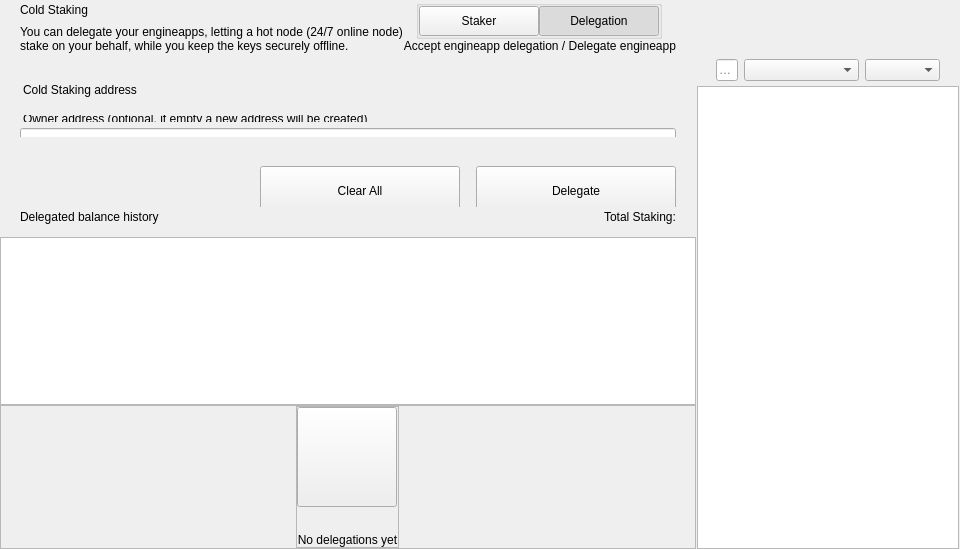
<?xml version="1.0" encoding="UTF-8"?>
<ui version="4.0">
 <class>ColdStakingWidget</class>
 <widget class="QWidget" name="ColdStakingWidget">
  <property name="geometry">
   <rect>
    <x>0</x>
    <y>0</y>
    <width>629</width>
    <height>549</height>
   </rect>
  </property>
  <property name="windowTitle">
   <string notr="true">N/A</string>
  </property>
  <layout class="QHBoxLayout" name="horizontalLayout_1" stretch="2,1">
   <property name="spacing">
    <number>0</number>
   </property>
   <property name="leftMargin">
    <number>0</number>
   </property>
   <property name="topMargin">
    <number>0</number>
   </property>
   <property name="rightMargin">
    <number>0</number>
   </property>
   <property name="bottomMargin">
    <number>0</number>
   </property>
   <item>
    <widget class="QWidget" name="left" native="true">
     <layout class="QVBoxLayout" name="verticalLayout_3">
      <property name="leftMargin">
       <number>0</number>
      </property>
      <property name="topMargin">
       <number>0</number>
      </property>
      <property name="rightMargin">
       <number>0</number>
      </property>
      <property name="bottomMargin">
       <number>0</number>
      </property>
      <item>
       <layout class="QVBoxLayout" name="verticalLayout_2">
        <property name="spacing">
         <number>0</number>
        </property>
        <item>
         <layout class="QVBoxLayout" name="verticalLayoutTop">
          <property name="spacing">
           <number>0</number>
          </property>
          <property name="leftMargin">
           <number>0</number>
          </property>
          <property name="rightMargin">
           <number>0</number>
          </property>
          <item>
           <widget class="QWidget" name="containerTitle" native="true">
            <property name="sizePolicy">
             <sizepolicy hsizetype="Preferred" vsizetype="Minimum">
              <horstretch>0</horstretch>
              <verstretch>0</verstretch>
             </sizepolicy>
            </property>
            <property name="maximumSize">
             <size>
              <width>16777215</width>
              <height>100</height>
             </size>
            </property>
            <layout class="QHBoxLayout" name="containerTitleLayout">
             <property name="spacing">
              <number>0</number>
             </property>
             <property name="leftMargin">
              <number>20</number>
             </property>
             <property name="topMargin">
              <number>0</number>
             </property>
             <property name="rightMargin">
              <number>20</number>
             </property>
             <property name="bottomMargin">
              <number>0</number>
             </property>
             <item>
              <layout class="QVBoxLayout" name="verticalLayout11">
               <property name="spacing">
                <number>5</number>
               </property>
               <item>
                <widget class="QLabel" name="labelTitle">
                 <property name="text">
                  <string>Cold Staking</string>
                 </property>
                </widget>
               </item>
               <item>
                <widget class="QLabel" name="labelSubtitle1">
                 <property name="maximumSize">
                  <size>
                   <width>16777215</width>
                   <height>16777215</height>
                  </size>
                 </property>
                 <property name="text">
                  <string>You can delegate your engineapps, letting a hot node (24/7 online node)
stake on your behalf, while you keep the keys securely offline.</string>
                 </property>
                </widget>
               </item>
              </layout>
             </item>
             <item>
              <spacer name="horizontalSpacer">
               <property name="orientation">
                <enum>Qt::Horizontal</enum>
               </property>
               <property name="sizeHint" stdset="0">
                <size>
                 <width>40</width>
                 <height>20</height>
                </size>
               </property>
              </spacer>
             </item>
             <item>
              <widget class="QWidget" name="containerViewPrivacyChecks" native="true">
               <layout class="QVBoxLayout" name="containerPrivacyChecks">
                <property name="spacing">
                 <number>0</number>
                </property>
                <property name="leftMargin">
                 <number>0</number>
                </property>
                <property name="topMargin">
                 <number>0</number>
                </property>
                <property name="rightMargin">
                 <number>0</number>
                </property>
                <property name="bottomMargin">
                 <number>0</number>
                </property>
                <item alignment="Qt::AlignHCenter|Qt::AlignVCenter">
                 <widget class="QGroupBox" name="groupBox">
                  <property name="title">
                   <string/>
                  </property>
                  <layout class="QHBoxLayout" name="horizontalLayout_2_1">
                   <property name="spacing">
                    <number>0</number>
                   </property>
                   <property name="leftMargin">
                    <number>0</number>
                   </property>
                   <property name="topMargin">
                    <number>0</number>
                   </property>
                   <property name="rightMargin">
                    <number>0</number>
                   </property>
                   <property name="bottomMargin">
                    <number>0</number>
                   </property>
                   <item>
                    <widget class="QPushButton" name="pushLeft">
                     <property name="minimumSize">
                      <size>
                       <width>120</width>
                       <height>30</height>
                      </size>
                     </property>
                     <property name="maximumSize">
                      <size>
                       <width>120</width>
                       <height>30</height>
                      </size>
                     </property>
                     <property name="focusPolicy">
                      <enum>Qt::NoFocus</enum>
                     </property>
                     <property name="text">
                      <string>Staker</string>
                     </property>
                     <property name="checkable">
                      <bool>true</bool>
                     </property>
                     <property name="autoExclusive">
                      <bool>true</bool>
                     </property>
                    </widget>
                   </item>
                   <item>
                    <widget class="QPushButton" name="pushRight">
                     <property name="minimumSize">
                      <size>
                       <width>120</width>
                       <height>30</height>
                      </size>
                     </property>
                     <property name="maximumSize">
                      <size>
                       <width>120</width>
                       <height>30</height>
                      </size>
                     </property>
                     <property name="focusPolicy">
                      <enum>Qt::NoFocus</enum>
                     </property>
                     <property name="text">
                      <string>Delegation</string>
                     </property>
                     <property name="checkable">
                      <bool>true</bool>
                     </property>
                     <property name="checked">
                      <bool>true</bool>
                     </property>
                     <property name="autoExclusive">
                      <bool>true</bool>
                     </property>
                    </widget>
                   </item>
                  </layout>
                 </widget>
                </item>
                <item alignment="Qt::AlignTop">
                 <widget class="QLabel" name="labelSubtitle2">
                  <property name="text">
                   <string>Accept engineapp delegation / Delegate engineapp</string>
                  </property>
                  <property name="alignment">
                   <set>Qt::AlignRight|Qt::AlignTrailing|Qt::AlignVCenter</set>
                  </property>
                 </widget>
                </item>
               </layout>
              </widget>
             </item>
            </layout>
           </widget>
          </item>
          <item>
           <spacer name="verticalSpacer_2">
            <property name="orientation">
             <enum>Qt::Vertical</enum>
            </property>
            <property name="sizeType">
             <enum>QSizePolicy::Fixed</enum>
            </property>
            <property name="sizeHint" stdset="0">
             <size>
              <width>20</width>
              <height>30</height>
             </size>
            </property>
           </spacer>
          </item>
          <item>
           <widget class="QWidget" name="containerSend" native="true">
            <property name="minimumSize">
             <size>
              <width>0</width>
              <height>50</height>
             </size>
            </property>
            <layout class="QVBoxLayout" name="containerSendRow">
             <property name="spacing">
              <number>6</number>
             </property>
             <property name="leftMargin">
              <number>0</number>
             </property>
             <property name="topMargin">
              <number>0</number>
             </property>
             <property name="rightMargin">
              <number>0</number>
             </property>
             <property name="bottomMargin">
              <number>0</number>
             </property>
             <item>
              <widget class="QLabel" name="labelEditTitle">
               <property name="maximumSize">
                <size>
                 <width>16777215</width>
                 <height>30</height>
                </size>
               </property>
               <property name="styleSheet">
                <string notr="true">padding-left:20px; padding-bottom:3px;</string>
               </property>
               <property name="text">
                <string>Cold Staking address</string>
               </property>
              </widget>
             </item>
             <item>
              <spacer name="verticalSpacer_6">
               <property name="orientation">
                <enum>Qt::Vertical</enum>
               </property>
               <property name="sizeType">
                <enum>QSizePolicy::Fixed</enum>
               </property>
               <property name="sizeHint" stdset="0">
                <size>
                 <width>20</width>
                 <height>9</height>
                </size>
               </property>
              </spacer>
             </item>
             <item>
              <widget class="QWidget" name="containerOwner" native="true">
               <layout class="QVBoxLayout" name="vContainerOwner">
                <property name="spacing">
                 <number>4</number>
                </property>
                <property name="leftMargin">
                 <number>20</number>
                </property>
                <property name="topMargin">
                 <number>0</number>
                </property>
                <property name="rightMargin">
                 <number>20</number>
                </property>
                <property name="bottomMargin">
                 <number>0</number>
                </property>
                <item>
                 <widget class="QLabel" name="labelSubtitleDescription">
                  <property name="maximumSize">
                   <size>
                    <width>16777215</width>
                    <height>20</height>
                   </size>
                  </property>
                  <property name="styleSheet">
                   <string notr="true">margin-bottom:2px;
                   margin-left:0.05px;
                   padding:0px;</string>
                  </property>
                  <property name="text">
                   <string>Owner address (optional, if empty a new address will be created)</string>
                  </property>
                 </widget>
                </item>
                <item>
                 <widget class="QLineEdit" name="lineEditOwnerAddress">
                  <property name="minimumSize">
                   <size>
                    <width>0</width>
                    <height>50</height>
                   </size>
                  </property>
                  <property name="maximumSize">
                   <size>
                    <width>16777215</width>
                    <height>50</height>
                   </size>
                  </property>
                  <property name="styleSheet">
                   <string notr="true"/>
                  </property>
                  <property name="placeholderText">
                   <string>Enter owner address</string>
                  </property>
                 </widget>
                </item>
               </layout>
              </widget>
             </item>
            </layout>
           </widget>
          </item>
         </layout>
        </item>
        <item>
         <spacer name="verticalSpacer_3">
          <property name="orientation">
           <enum>Qt::Vertical</enum>
          </property>
          <property name="sizeType">
           <enum>QSizePolicy::Minimum</enum>
          </property>
          <property name="sizeHint" stdset="0">
           <size>
            <width>20</width>
            <height>20</height>
           </size>
          </property>
         </spacer>
        </item>
        <item>
         <widget class="QWidget" name="containerBtn" native="true">
          <property name="minimumSize">
           <size>
            <width>0</width>
            <height>50</height>
           </size>
          </property>
          <layout class="QHBoxLayout" name="horizontalLayout">
           <property name="rightMargin">
            <number>20</number>
           </property>
           <item>
            <spacer name="horizontalSpacer_2">
             <property name="orientation">
              <enum>Qt::Horizontal</enum>
             </property>
             <property name="sizeHint" stdset="0">
              <size>
               <width>200</width>
               <height>20</height>
              </size>
             </property>
            </spacer>
           </item>
           <item>
            <layout class="QHBoxLayout" name="horizontalLayout_7">
             <item>
              <spacer name="horizontalSpacer_3">
               <property name="orientation">
                <enum>Qt::Horizontal</enum>
               </property>
               <property name="sizeType">
                <enum>QSizePolicy::Expanding</enum>
               </property>
               <property name="sizeHint" stdset="0">
                <size>
                 <width>40</width>
                 <height>20</height>
                </size>
               </property>
              </spacer>
             </item>
             <item>
              <widget class="QPushButton" name="pushButtonClear">
               <property name="minimumSize">
                <size>
                 <width>200</width>
                 <height>50</height>
                </size>
               </property>
               <property name="focusPolicy">
                <enum>Qt::NoFocus</enum>
               </property>
               <property name="text">
                <string>Clear All</string>
               </property>
              </widget>
             </item>
             <item>
              <spacer name="horizontalSpacer_4">
               <property name="orientation">
                <enum>Qt::Horizontal</enum>
               </property>
               <property name="sizeType">
                <enum>QSizePolicy::Fixed</enum>
               </property>
               <property name="sizeHint" stdset="0">
                <size>
                 <width>10</width>
                 <height>20</height>
                </size>
               </property>
              </spacer>
             </item>
             <item>
              <widget class="QPushButton" name="pushButtonSend">
               <property name="minimumSize">
                <size>
                 <width>200</width>
                 <height>50</height>
                </size>
               </property>
               <property name="maximumSize">
                <size>
                 <width>200</width>
                 <height>50</height>
                </size>
               </property>
               <property name="focusPolicy">
                <enum>Qt::NoFocus</enum>
               </property>
               <property name="text">
                <string>Delegate</string>
               </property>
              </widget>
             </item>
            </layout>
           </item>
          </layout>
         </widget>
        </item>
        <item>
         <widget class="QWidget" name="containerHistoryLabel" native="true">
          <layout class="QHBoxLayout" name="horizontalLayout_4">
           <property name="spacing">
            <number>0</number>
           </property>
           <property name="leftMargin">
            <number>20</number>
           </property>
           <property name="topMargin">
            <number>0</number>
           </property>
           <property name="rightMargin">
            <number>20</number>
           </property>
           <property name="bottomMargin">
            <number>0</number>
           </property>
           <item>
            <widget class="QWidget" name="verticalWidget" native="true">
             <property name="minimumSize">
              <size>
               <width>100</width>
               <height>0</height>
              </size>
             </property>
             <layout class="QVBoxLayout" name="verticalLayout_58">
              <property name="leftMargin">
               <number>0</number>
              </property>
              <property name="topMargin">
               <number>0</number>
              </property>
              <property name="rightMargin">
               <number>0</number>
              </property>
              <property name="bottomMargin">
               <number>0</number>
              </property>
              <item>
               <widget class="QLabel" name="labelListHistory">
                <property name="text">
                 <string>Delegated balance history</string>
                </property>
               </widget>
              </item>
             </layout>
            </widget>
           </item>
           <item>
            <spacer name="horizontalSpacer_5">
             <property name="orientation">
              <enum>Qt::Horizontal</enum>
             </property>
             <property name="sizeHint" stdset="0">
              <size>
               <width>40</width>
               <height>20</height>
              </size>
             </property>
            </spacer>
           </item>
           <item>
            <widget class="QLabel" name="labelStakingTotal">
             <property name="text">
              <string>Total Staking:</string>
             </property>
            </widget>
           </item>
          </layout>
         </widget>
        </item>
        <item>
         <layout class="QVBoxLayout" name="verticalLayout_64">
          <property name="spacing">
           <number>0</number>
          </property>
          <item>
           <spacer name="verticalSpacer_44">
            <property name="orientation">
             <enum>Qt::Vertical</enum>
            </property>
            <property name="sizeType">
             <enum>QSizePolicy::Fixed</enum>
            </property>
            <property name="sizeHint" stdset="0">
             <size>
              <width>20</width>
              <height>10</height>
             </size>
            </property>
           </spacer>
          </item>
          <item>
           <widget class="QListView" name="listView">
            <property name="enabled">
             <bool>true</bool>
            </property>
            <property name="mouseTracking">
             <bool>true</bool>
            </property>
           </widget>
          </item>
          <item>
           <widget class="QFrame" name="emptyContainer">
            <property name="minimumSize">
             <size>
              <width>0</width>
              <height>100</height>
             </size>
            </property>
            <property name="frameShape">
             <enum>QFrame::StyledPanel</enum>
            </property>
            <property name="frameShadow">
             <enum>QFrame::Raised</enum>
            </property>
            <layout class="QVBoxLayout" name="verticalLayout_71" stretch="1,8">
             <property name="spacing">
              <number>0</number>
             </property>
             <property name="leftMargin">
              <number>0</number>
             </property>
             <property name="topMargin">
              <number>0</number>
             </property>
             <property name="rightMargin">
              <number>0</number>
             </property>
             <property name="bottomMargin">
              <number>0</number>
             </property>
             <item>
              <spacer name="verticalSpacer">
               <property name="orientation">
                <enum>Qt::Vertical</enum>
               </property>
               <property name="sizeHint" stdset="0">
                <size>
                 <width>20</width>
                 <height>20</height>
                </size>
               </property>
              </spacer>
             </item>
             <item alignment="Qt::AlignHCenter|Qt::AlignVCenter">
              <widget class="QFrame" name="emptyScreen">
               <property name="sizePolicy">
                <sizepolicy hsizetype="Expanding" vsizetype="Expanding">
                 <horstretch>0</horstretch>
                 <verstretch>0</verstretch>
                </sizepolicy>
               </property>
               <property name="frameShape">
                <enum>QFrame::StyledPanel</enum>
               </property>
               <property name="frameShadow">
                <enum>QFrame::Raised</enum>
               </property>
               <layout class="QVBoxLayout" name="verticalLayout">
                <property name="spacing">
                 <number>30</number>
                </property>
                <property name="leftMargin">
                 <number>0</number>
                </property>
                <property name="topMargin">
                 <number>0</number>
                </property>
                <property name="rightMargin">
                 <number>0</number>
                </property>
                <property name="bottomMargin">
                 <number>0</number>
                </property>
                <item alignment="Qt::AlignHCenter|Qt::AlignVCenter">
                 <widget class="QPushButton" name="pushImgEmpty">
                  <property name="minimumSize">
                   <size>
                    <width>100</width>
                    <height>100</height>
                   </size>
                  </property>
                  <property name="maximumSize">
                   <size>
                    <width>100</width>
                    <height>100</height>
                   </size>
                  </property>
                  <property name="focusPolicy">
                   <enum>Qt::NoFocus</enum>
                  </property>
                  <property name="text">
                   <string/>
                  </property>
                  <property name="iconSize">
                   <size>
                    <width>100</width>
                    <height>100</height>
                   </size>
                  </property>
                 </widget>
                </item>
                <item alignment="Qt::AlignHCenter|Qt::AlignVCenter">
                 <widget class="QLabel" name="labelEmpty">
                  <property name="styleSheet">
                   <string notr="true"/>
                  </property>
                  <property name="text">
                   <string>No delegations yet</string>
                  </property>
                  <property name="alignment">
                   <set>Qt::AlignCenter</set>
                  </property>
                 </widget>
                </item>
               </layout>
              </widget>
             </item>
            </layout>
           </widget>
          </item>
         </layout>
        </item>
       </layout>
      </item>
     </layout>
    </widget>
   </item>
   <item>
    <widget class="QWidget" name="right" native="true">
     <layout class="QVBoxLayout" name="rightContainer">
      <property name="spacing">
       <number>0</number>
      </property>
      <property name="leftMargin">
       <number>1</number>
      </property>
      <property name="topMargin">
       <number>0</number>
      </property>
      <property name="rightMargin">
       <number>1</number>
      </property>
      <property name="bottomMargin">
       <number>0</number>
      </property>
      <item>
       <widget class="QWidget" name="containerRightButtons" native="true">
        <property name="minimumSize">
         <size>
          <width>0</width>
          <height>50</height>
         </size>
        </property>
        <layout class="QVBoxLayout" name="verticalLayout_4">
         <property name="leftMargin">
          <number>19</number>
         </property>
         <property name="topMargin">
          <number>0</number>
         </property>
         <property name="rightMargin">
          <number>19</number>
         </property>
         <property name="bottomMargin">
          <number>0</number>
         </property>
         <item>
          <widget class="OptionButton" name="btnCoinControl" native="true">
           <property name="minimumSize">
            <size>
             <width>0</width>
             <height>0</height>
            </size>
           </property>
          </widget>
         </item>
         <item>
          <widget class="OptionButton" name="btnColdStaking" native="true"/>
         </item>
         <item>
          <widget class="OptionButton" name="btnMyStakingAddresses" native="true">
           <property name="sizePolicy">
            <sizepolicy hsizetype="Preferred" vsizetype="Minimum">
             <horstretch>0</horstretch>
             <verstretch>0</verstretch>
            </sizepolicy>
           </property>
          </widget>
         </item>
        </layout>
       </widget>
      </item>
      <item>
       <widget class="QWidget" name="sortWidget" native="true">
        <layout class="QHBoxLayout" name="horizontalLayout_6">
         <property name="leftMargin">
          <number>19</number>
         </property>
         <property name="rightMargin">
          <number>19</number>
         </property>
         <property name="bottomMargin">
          <number>5</number>
         </property>
           <item>
            <widget class="QLineEdit" name="lineEditFilter">
             <property name="sizePolicy">
              <sizepolicy hsizetype="Expanding" vsizetype="Fixed">
               <horstretch>0</horstretch>
               <verstretch>0</verstretch>
              </sizepolicy>
             </property>
             <property name="minimumSize">
              <size>
               <width>0</width>
               <height>0</height>
              </size>
             </property>
             <property name="contextMenuPolicy">
              <enum>Qt::DefaultContextMenu</enum>
             </property>
             <property name="acceptDrops">
              <bool>false</bool>
             </property>
             <property name="maxLength">
              <number>40</number>
             </property>
             <property name="placeholderText">
              <string>Filter</string>
             </property>
            </widget>
           </item>
         <item>
          <spacer name="horizontalSpacer_6">
           <property name="orientation">
            <enum>Qt::Horizontal</enum>
           </property>
           <property name="sizeType">
              <enum>QSizePolicy::Preferred</enum>
           </property>
           <property name="sizeHint" stdset="0">
            <size>
             <width>20</width>
             <height>20</height>
            </size>
           </property>
          </spacer>
         </item>
         <item>
          <widget class="QComboBox" name="comboBoxSort">
           <property name="sizePolicy">
            <sizepolicy hsizetype="Preferred" vsizetype="Fixed">
             <horstretch>0</horstretch>
             <verstretch>0</verstretch>
            </sizepolicy>
           </property>
           <property name="minimumSize">
            <size>
             <width>115</width>
             <height>0</height>
            </size>
           </property>
          </widget>
         </item>
         <item>
          <widget class="QComboBox" name="comboBoxSortOrder">
           <property name="sizePolicy">
            <sizepolicy hsizetype="Preferred" vsizetype="Fixed">
             <horstretch>0</horstretch>
             <verstretch>0</verstretch>
            </sizepolicy>
           </property>
           <property name="minimumSize">
            <size>
             <width>75</width>
             <height>0</height>
            </size>
           </property>
          </widget>
         </item>
        </layout>
       <zorder>comboBoxSort</zorder>
       <zorder>comboBoxSortOrder</zorder>
       <zorder>lineEditFilter</zorder>
       </widget>
      </item>
      <item>
       <widget class="QListView" name="listViewStakingAddress">
        <property name="enabled">
         <bool>true</bool>
        </property>
        <property name="mouseTracking">
         <bool>true</bool>
        </property>
       </widget>
      </item>
     </layout>
    </widget>
   </item>
  </layout>
 </widget>
 <customwidgets>
  <customwidget>
   <class>OptionButton</class>
   <extends>QWidget</extends>
   <header>qt/mubdi/optionbutton.h</header>
   <container>1</container>
  </customwidget>
 </customwidgets>
 <resources/>
 <connections/>
</ui>
